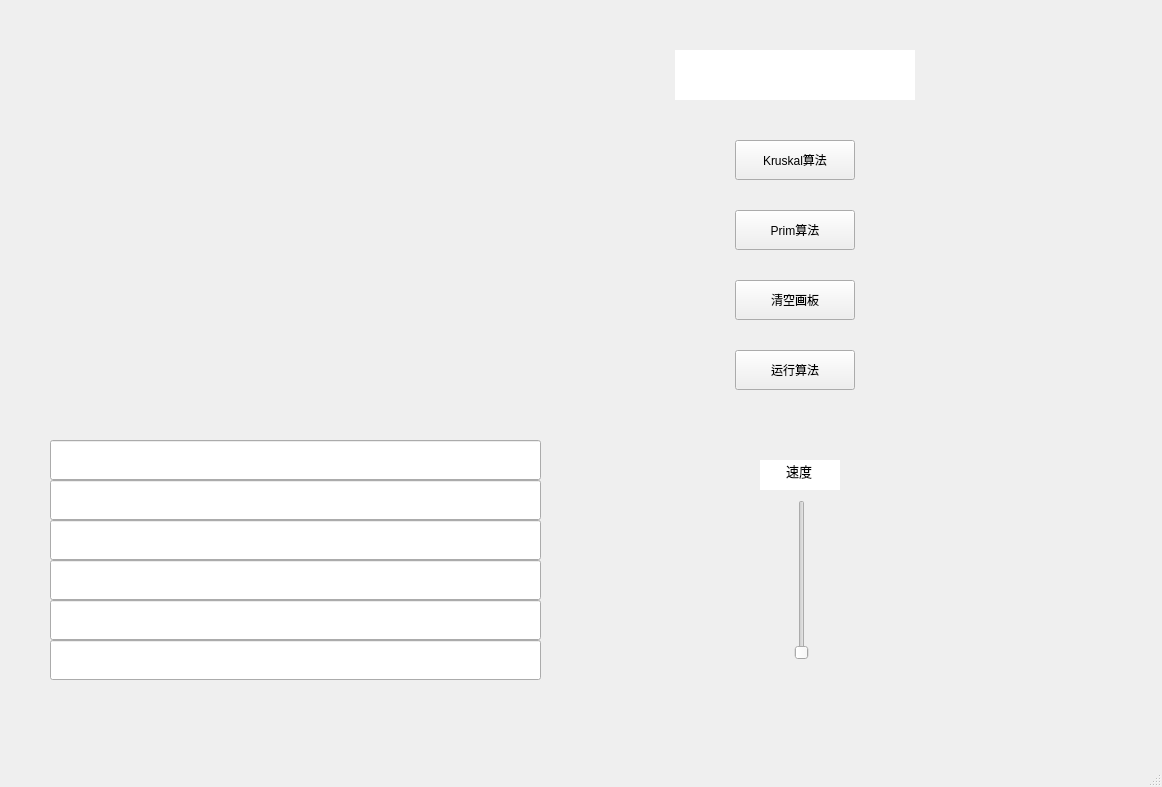
<?xml version="1.0" encoding="UTF-8"?>
<ui version="4.0">
 <class>MainWindow</class>
 <widget class="QMainWindow" name="MainWindow">
  <property name="geometry">
   <rect>
    <x>0</x>
    <y>0</y>
    <width>1162</width>
    <height>787</height>
   </rect>
  </property>
  <property name="windowTitle">
   <string>MainWindow</string>
  </property>
  <widget class="QWidget" name="centralwidget">
   <widget class="QPushButton" name="pushButton">
    <property name="geometry">
     <rect>
      <x>735</x>
      <y>140</y>
      <width>120</width>
      <height>40</height>
     </rect>
    </property>
    <property name="text">
     <string>Kruskal算法</string>
    </property>
   </widget>
   <widget class="QPushButton" name="pushButton_2">
    <property name="geometry">
     <rect>
      <x>735</x>
      <y>210</y>
      <width>120</width>
      <height>40</height>
     </rect>
    </property>
    <property name="text">
     <string>Prim算法</string>
    </property>
   </widget>
   <widget class="QLineEdit" name="lineEdit">
    <property name="geometry">
     <rect>
      <x>675</x>
      <y>50</y>
      <width>240</width>
      <height>50</height>
     </rect>
    </property>
    <property name="font">
     <font>
      <pointsize>14</pointsize>
     </font>
    </property>
    <property name="frame">
     <bool>false</bool>
    </property>
    <property name="alignment">
     <set>Qt::AlignCenter</set>
    </property>
    <property name="readOnly">
     <bool>true</bool>
    </property>
    <property name="cursorMoveStyle">
     <enum>Qt::VisualMoveStyle</enum>
    </property>
   </widget>
   <widget class="QPushButton" name="pushButton_3">
    <property name="geometry">
     <rect>
      <x>735</x>
      <y>280</y>
      <width>120</width>
      <height>40</height>
     </rect>
    </property>
    <property name="text">
     <string>清空画板</string>
    </property>
   </widget>
   <widget class="QPushButton" name="pushButton_4">
    <property name="geometry">
     <rect>
      <x>735</x>
      <y>350</y>
      <width>120</width>
      <height>40</height>
     </rect>
    </property>
    <property name="text">
     <string>运行算法</string>
    </property>
   </widget>
   <widget class="QSlider" name="verticalSlider">
    <property name="geometry">
     <rect>
      <x>792</x>
      <y>500</y>
      <width>20</width>
      <height>160</height>
     </rect>
    </property>
    <property name="minimum">
     <number>1</number>
    </property>
    <property name="maximum">
     <number>9</number>
    </property>
    <property name="pageStep">
     <number>1</number>
    </property>
    <property name="orientation">
     <enum>Qt::Vertical</enum>
    </property>
    <property name="invertedAppearance">
     <bool>false</bool>
    </property>
   </widget>
   <widget class="QLineEdit" name="lineEdit_2">
    <property name="geometry">
     <rect>
      <x>760</x>
      <y>460</y>
      <width>80</width>
      <height>30</height>
     </rect>
    </property>
    <property name="font">
     <font>
      <pointsize>10</pointsize>
     </font>
    </property>
    <property name="text">
     <string>速度</string>
    </property>
    <property name="frame">
     <bool>false</bool>
    </property>
    <property name="alignment">
     <set>Qt::AlignCenter</set>
    </property>
    <property name="cursorMoveStyle">
     <enum>Qt::LogicalMoveStyle</enum>
    </property>
   </widget>
   <widget class="QLineEdit" name="lineEdit_3">
    <property name="enabled">
     <bool>true</bool>
    </property>
    <property name="geometry">
     <rect>
      <x>50</x>
      <y>440</y>
      <width>491</width>
      <height>40</height>
     </rect>
    </property>
    <property name="font">
     <font>
      <pointsize>13</pointsize>
     </font>
    </property>
    <property name="text">
     <string/>
    </property>
    <property name="frame">
     <bool>true</bool>
    </property>
    <property name="readOnly">
     <bool>true</bool>
    </property>
   </widget>
   <widget class="QLineEdit" name="lineEdit_4">
    <property name="geometry">
     <rect>
      <x>50</x>
      <y>480</y>
      <width>491</width>
      <height>40</height>
     </rect>
    </property>
    <property name="font">
     <font>
      <pointsize>13</pointsize>
     </font>
    </property>
    <property name="text">
     <string/>
    </property>
    <property name="frame">
     <bool>true</bool>
    </property>
    <property name="readOnly">
     <bool>true</bool>
    </property>
   </widget>
   <widget class="QLineEdit" name="lineEdit_5">
    <property name="geometry">
     <rect>
      <x>50</x>
      <y>520</y>
      <width>491</width>
      <height>40</height>
     </rect>
    </property>
    <property name="font">
     <font>
      <pointsize>13</pointsize>
     </font>
    </property>
    <property name="text">
     <string/>
    </property>
    <property name="frame">
     <bool>true</bool>
    </property>
    <property name="readOnly">
     <bool>true</bool>
    </property>
   </widget>
   <widget class="QLineEdit" name="lineEdit_6">
    <property name="geometry">
     <rect>
      <x>50</x>
      <y>560</y>
      <width>491</width>
      <height>40</height>
     </rect>
    </property>
    <property name="font">
     <font>
      <pointsize>13</pointsize>
     </font>
    </property>
    <property name="text">
     <string/>
    </property>
    <property name="frame">
     <bool>true</bool>
    </property>
    <property name="readOnly">
     <bool>true</bool>
    </property>
   </widget>
   <widget class="QLineEdit" name="lineEdit_7">
    <property name="geometry">
     <rect>
      <x>50</x>
      <y>600</y>
      <width>491</width>
      <height>40</height>
     </rect>
    </property>
    <property name="font">
     <font>
      <pointsize>13</pointsize>
     </font>
    </property>
    <property name="text">
     <string/>
    </property>
    <property name="frame">
     <bool>true</bool>
    </property>
    <property name="readOnly">
     <bool>true</bool>
    </property>
   </widget>
   <widget class="QLineEdit" name="lineEdit_8">
    <property name="geometry">
     <rect>
      <x>50</x>
      <y>640</y>
      <width>491</width>
      <height>40</height>
     </rect>
    </property>
    <property name="font">
     <font>
      <pointsize>13</pointsize>
     </font>
    </property>
    <property name="text">
     <string/>
    </property>
    <property name="frame">
     <bool>true</bool>
    </property>
    <property name="readOnly">
     <bool>true</bool>
    </property>
   </widget>
  </widget>
  <widget class="QMenuBar" name="menubar">
   <property name="geometry">
    <rect>
     <x>0</x>
     <y>0</y>
     <width>1162</width>
     <height>24</height>
    </rect>
   </property>
  </widget>
  <widget class="QStatusBar" name="statusbar"/>
 </widget>
 <resources/>
 <connections/>
</ui>
